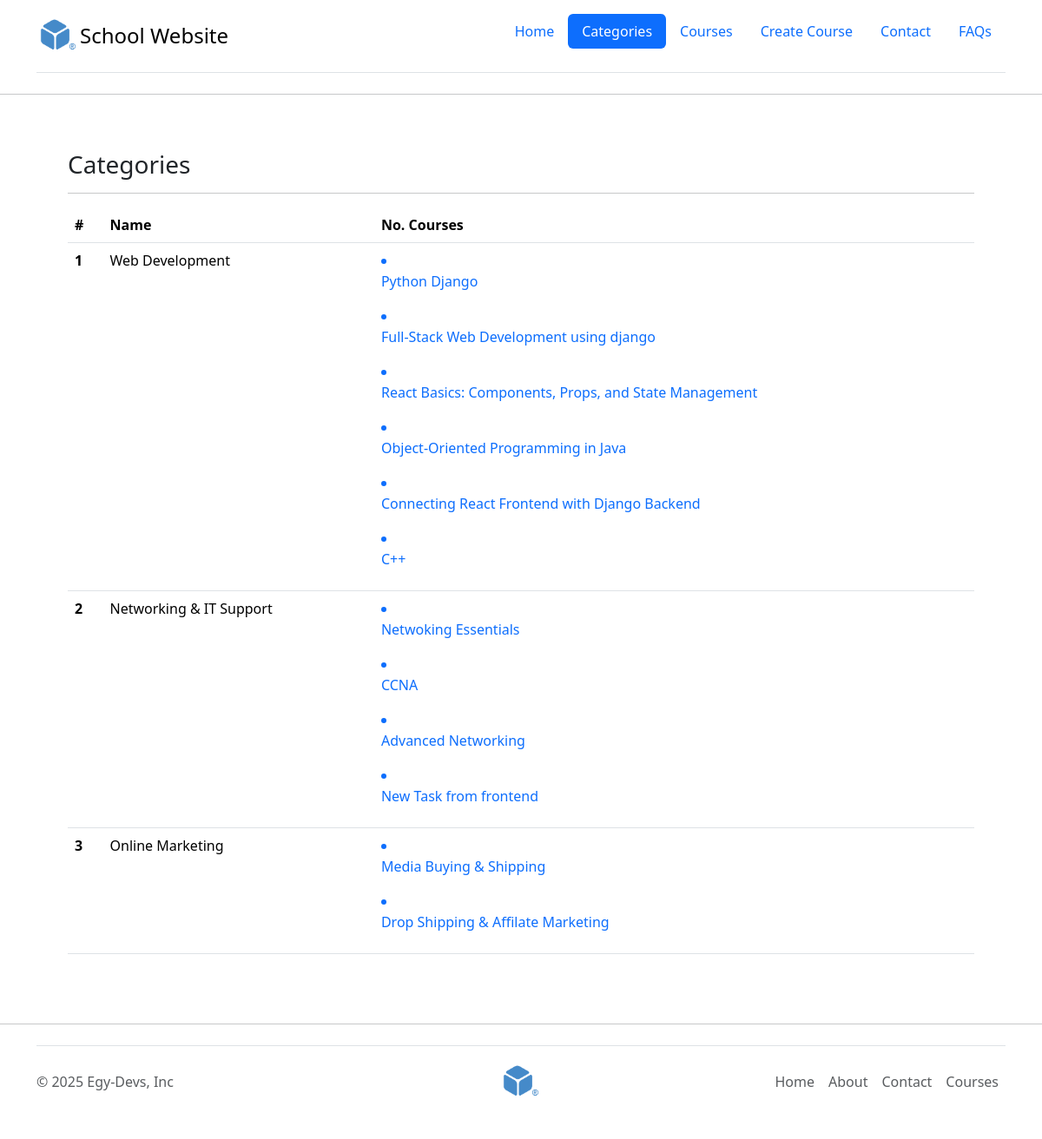
The app's page /cats/, older data.
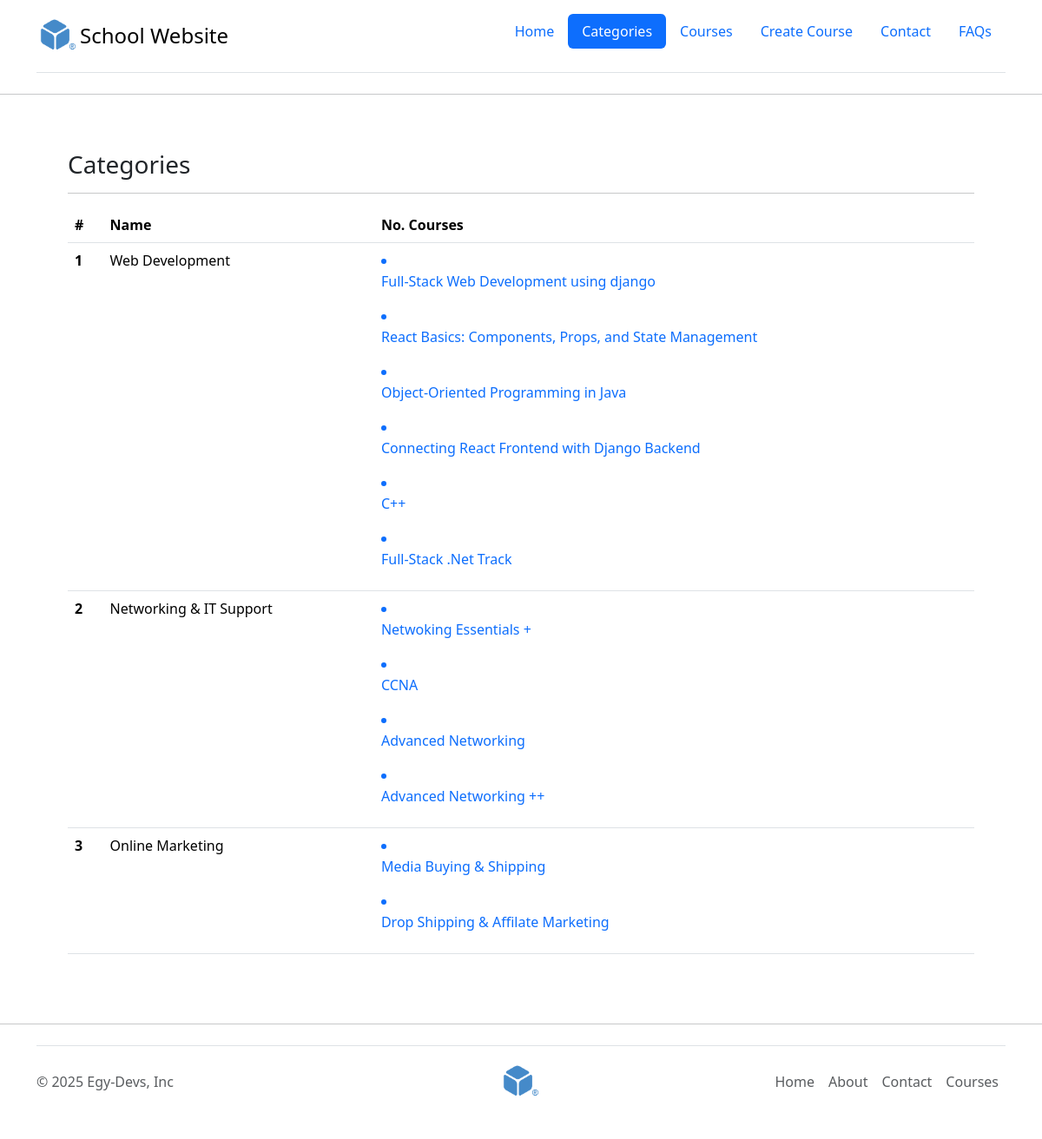
The same page, newer data.
### core/models.py (models this page shows, shortened)
class Category(models.Model):
    name = models.CharField(max_length=150, unique=True) # #1 Web Developement (Django - ReactJs - ...) - #2 Data Science - #3 Marketing
    class Meta:
        verbose_name_plural = 'Categories' # Categroys

class Course(models.Model): # Courses Table in database core_course
    LEVEL_CHOICES = (
        ('beginner', 'Beginner'),
        ('intermediate', 'Intermediate'),
        ('advacned', 'Advacned'),
    )
    cat = models.ForeignKey(Category, on_delete=models.SET_NULL, null=True, related_name='courses') # one-to-many (Web Develope | Networking) | cat_id = 1 , 2 , 3
    title = models.CharField(max_length=200, unique=True) # default (required) not nullable | string
    description = models.TextField() # Big string
    level = models.CharField(max_length=200, choices=LEVEL_CHOICES)
    price = models.DecimalField(max_digits=5, decimal_places=2, default=0.00, null=True, blank=True) # 159.99 $ | Decimals digits
    pub_date = models.DateField(null=True, blank=True)
    featured = models.BooleanField(default=False) # True, False
    image = models.ImageField(upload_to='courses', default='default.png', blank=True) # png, jpg | max_size: 2MB
    class Meta: # options
        verbose_name = 'Course'
        verbose_name_plural = 'Courses'
        get_latest_by = 'pub_date'

### core/views.py (the view)
# urls.py: path('cats/', cats, name='cats'),
def cats(request):
    cats = Category.objects.all()
    context = {
        'page_title' : 'Categories',
        'name' : 'Omar',
        'cats':cats
    }
    return render(request, "cats.html", context)

### core/templates/cats.html (shortened to what this page needs)
{% extends 'layout/base.html' %}
{% block content %}
<div class="container p-5">
    <h3>Categories</h3>
    <hr>
    <table class="table">
        <thead>
            <tr>
                <th scope="col">#</th>
                <th scope="col">Name</th>
                <th scope="col">No. Courses</th>
            </tr>
        </thead>
        <tbody>
            {% for cat in cats %}
            <tr>
                <th scope="row">{{forloop.counter}}</th>
                <td>{{cat.name}}</td>
                <td>
                        {% for course in cat.courses.all %}
                        <a href="{% url 'course' course.id %}" style="text-decoration: none;">
                            <li>
                                <p>{{course.title}}</p>
                            </li>
                        </a>
                    {% endfor %}
                </td>
            </tr>
            {% endfor %}
        </tbody>
    </table>
</div>
{% endblock %}

Row changes from the older to the newer data that the page shows:
removed Course: title "Python Django", shown under Category "Web Development"
removed Course: title "New Task from frontend", shown under Category "Networking & IT Support"
added Course: title "Full-Stack .Net Track", shown under Category "Web Development"
changed Course: title "Netwoking Essentials" → "Netwoking Essentials +"
added Course: title "Advanced Networking ++", shown under Category "Networking & IT Support"
